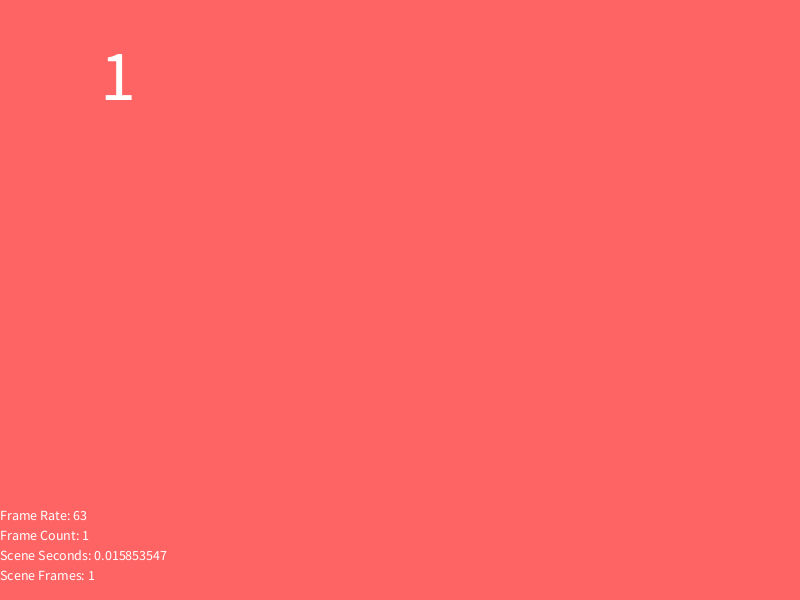
Frame 1 (no input)
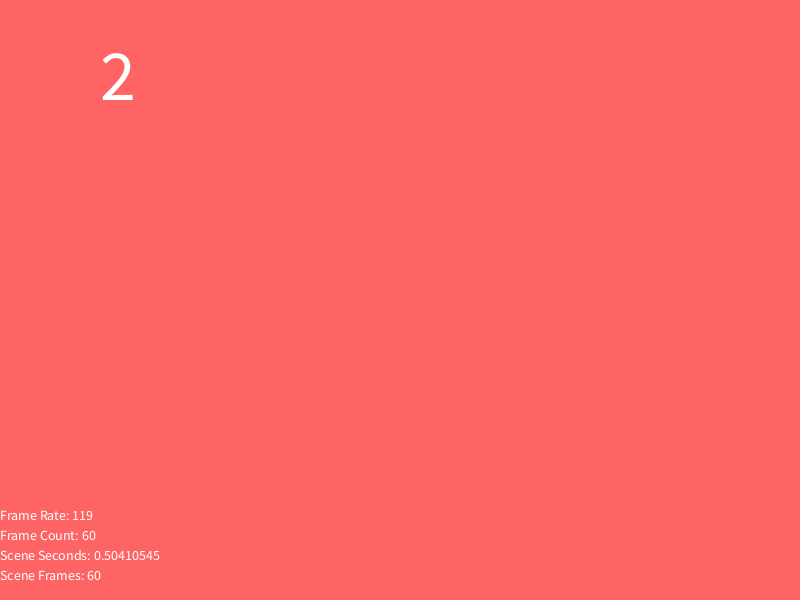
Frame 60 (the mouse pressed at the canvas centre just before this capture)
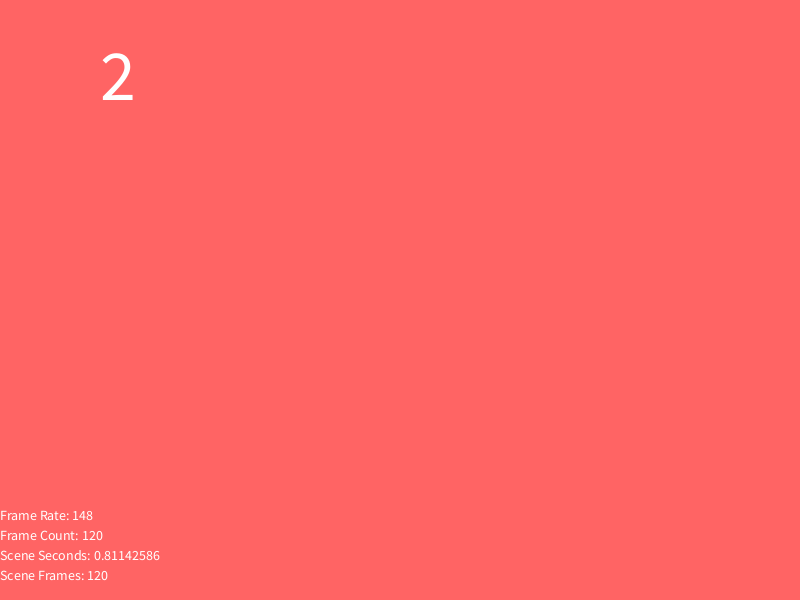
Frame 120 (the mouse held since frame 60 and released just before this capture)

The Processing sketch that drew these frames (run headless with seeded random() and noise(); from frame 60 on, the mouse is pressed at the canvas centre):

// Processing sketch: scene
// ── scene.pde
SceneList scenes = new SceneList();
Scene red;
Scene green;
Scene blue;


void setup() {
  size(800, 600);
  frameRate(150);
  red = scenes.createScene();
  green = scenes.createScene();
  blue = scenes.createScene();

  scenes.play();
}

void draw() {
  int BPM = 120;
  scenes.draw();
  Scene scene = scenes.current();
  background(0);

  if(scene == red) {
    background(255, 100, 100);
    if (scene.beats(BPM) >= 5) {
      scenes.change(green);
      return;
    }
  }
  if (scene == green) {
    background(100, 255, 100);
    if (scene.beats(BPM) >= 5) {
      scenes.change(red);
      return;
    }
  }

  drawInfo(scene);

  textSize(72);

  text(floor(scene.beats(BPM)), 100, 100);
}

int INFO_LINE_HEIGHT = 20;
int INFO_HEIGHT = INFO_LINE_HEIGHT * 4;

void drawInfo(Scene scene) {

  textSize(14);
  int top = height - INFO_HEIGHT;
  text("Frame Rate: " + round(frameRate), 0, top);
  text("Frame Count: " + frameCount, 0, top + INFO_LINE_HEIGHT);
  text("Scene Seconds: " + scene.seconds(), 0, top + INFO_LINE_HEIGHT * 2);
  text("Scene Frames: " + scene.frames(), 0, top + INFO_LINE_HEIGHT * 3);
}

class CurrentFrame {
  int lastFrame = 0;
  CurrentFrame() {

  }
  void draw() {
    lastFrame = frameCount;
  }
  Boolean changed() {
    return frameCount != lastFrame;
  }
}

class FrameTimer {
  int elapsed;
  Boolean ticking = false;
  FrameTimer(int current) {
    elapsed = current;
  }
  void start() {
    ticking = true;
  }
  void stop() {
    ticking = false;
  }
  void onFrame() {
    if (ticking) {
      elapsed += 1;
    }
  }
}

class SceneList {
  public ArrayList<Scene> scenes;
  public CurrentFrame frame;
  public Boolean playing;
  int currentSceneIdx = 0;
  SceneList() {
    scenes = new ArrayList<Scene>();
    frame = new CurrentFrame();
  }
  Scene createScene() {
    Scene scene = new Scene();
    scenes.add(scene);
    return scene;
  }
  void play() {
    playing = true;
    Scene scene = current();
    scene.play();
  }
  void finish() {
    playing = false;
  }
  void pause() {
    playing = false;
    Scene scene = current();
    scene.pause();
  }
  Scene current() {
    return scenes.get(currentSceneIdx);
  }
  Boolean last() {
    int numScenes = scenes.size();
    int maxIdx = numScenes - 1;
    int nextIdx = currentSceneIdx + 1;
    return nextIdx > maxIdx;
  }
  void next() {
    if (last()) {
      finish();
    } else {
      currentSceneIdx++;
      play();
    }
  }
  void change(Scene scene) {
    int idx = scenes.indexOf(scene);
    if (idx == -1) {
      println("make sure to create scenes with createScene()");
    } else {
      currentSceneIdx = idx;
      scene.restart();
    }
  }
  void draw() {
    Scene scene = current();

    if (playing) {
      Boolean isFrameChange = frame.changed();
      if (isFrameChange) {
        scene.onFrame();
      }
    }
  }
}

public class Scene {
  FrameTimer timer;
  Scene() {
    timer = new FrameTimer(0);
  }
  void cue(int frame) {
    timer = new FrameTimer(frame);
  }
  void cueSeconds(int seconds) {
    int frame = seconds * (int)frameRate;
    cue(frame);
  }
  int frames() {
    return this.timer.elapsed;
  }
  float seconds() {
    return this.timer.elapsed / frameRate;
  }
  float beats(int bpm) {
    return ((seconds() * bpm) / 60) + 1;
  }
  void onFrame() {
    timer.onFrame();
  }
  void play() {
    timer.start();
  }
  void restart() {
    cue(0);
    play();
  }
  void pause() {
    timer.stop();
  }
}
